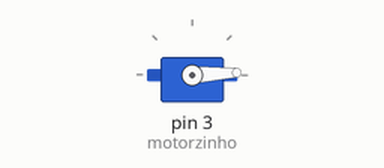
A sketch run on a simulated Arduino Uno, built with avr-gcc and run on an emulated ATmega328P. Parts: servo.

Above: at 0.05 s.
At 1.3 s:
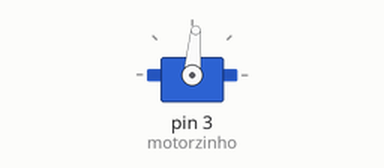
At 2.6 s:
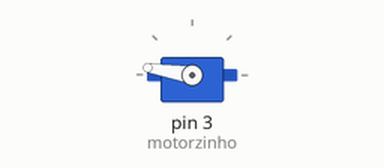
At 5.2 s:
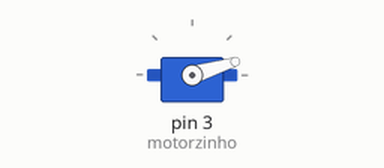
Timing chart, 0 to 7.1 s (numbered marks = the images above):
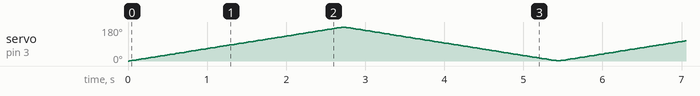

The sketch:

servo_motor.ino
```cpp
#include<Servo.h>
Servo motorzinho;
int angulo;
void setup()
{
  motorzinho.attach(3);
}

void loop()
{
  for(angulo=0;angulo<180;angulo++)
  {
    motorzinho.write(angulo);
    delay(15);
  }
  for(angulo=180;angulo>0;angulo--)
  {
    motorzinho.write(angulo);
    delay(15);
  }
}
```
